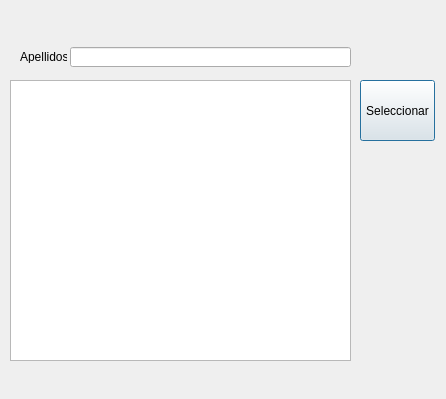
<?xml version="1.0" encoding="UTF-8"?>
<ui version="4.0">
 <class>FrmListaClientes</class>
 <widget class="QDialog" name="FrmListaClientes">
  <property name="geometry">
   <rect>
    <x>0</x>
    <y>0</y>
    <width>446</width>
    <height>399</height>
   </rect>
  </property>
  <property name="windowTitle">
   <string>Dialog</string>
  </property>
  <widget class="QTableWidget" name="twClientes">
   <property name="geometry">
    <rect>
     <x>10</x>
     <y>80</y>
     <width>341</width>
     <height>281</height>
    </rect>
   </property>
  </widget>
  <widget class="QLabel" name="label">
   <property name="geometry">
    <rect>
     <x>20</x>
     <y>50</y>
     <width>47</width>
     <height>13</height>
    </rect>
   </property>
   <property name="text">
    <string>Apellidos :</string>
   </property>
  </widget>
  <widget class="QLineEdit" name="txtApel">
   <property name="geometry">
    <rect>
     <x>70</x>
     <y>47</y>
     <width>281</width>
     <height>20</height>
    </rect>
   </property>
  </widget>
  <widget class="QPushButton" name="cmdSeleccionar">
   <property name="geometry">
    <rect>
     <x>360</x>
     <y>80</y>
     <width>75</width>
     <height>61</height>
    </rect>
   </property>
   <property name="text">
    <string>Seleccionar</string>
   </property>
  </widget>
 </widget>
 <resources/>
 <connections/>
</ui>
